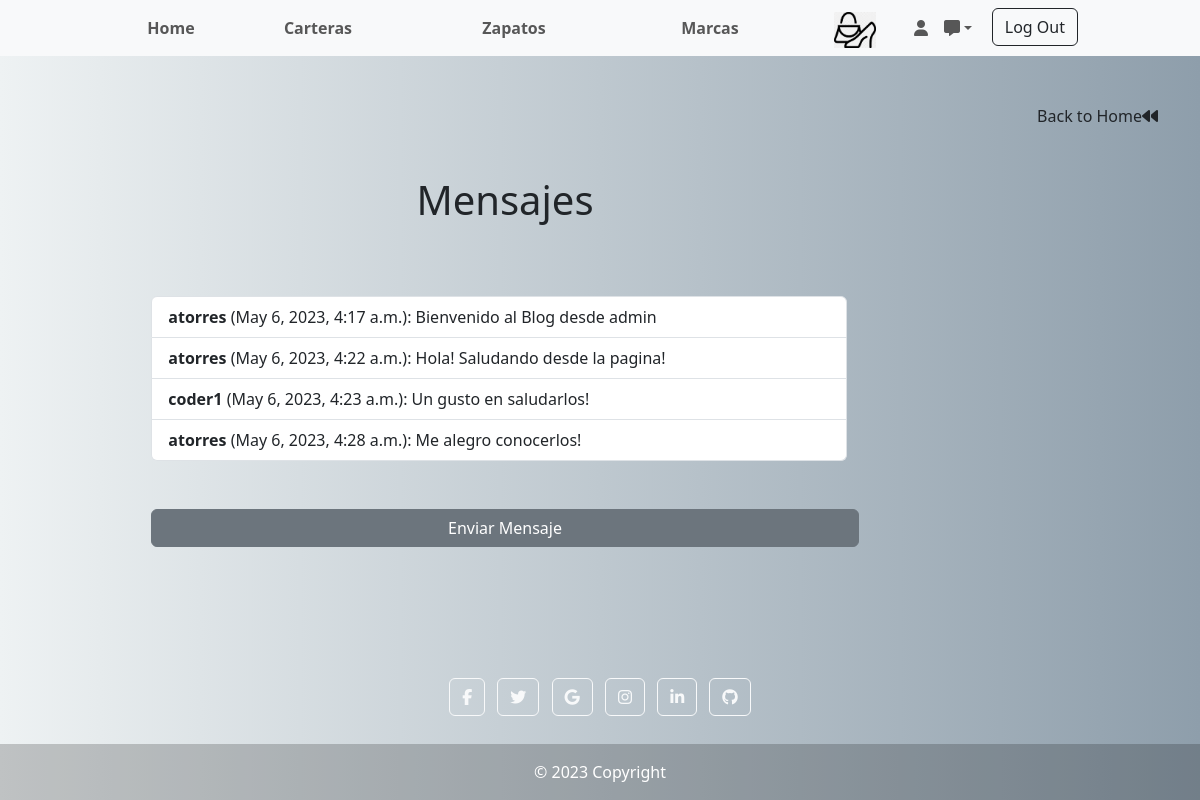
Page /tienda/ver_mensajes on the earlier database version.
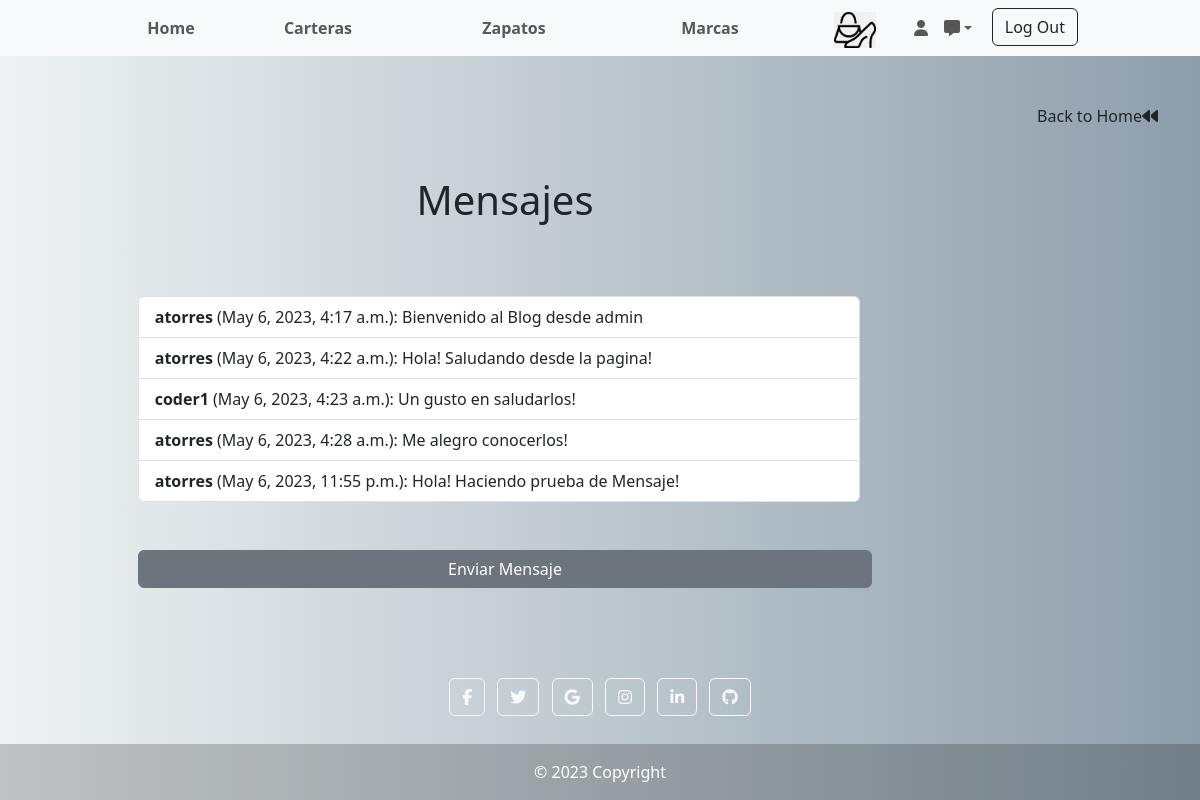
Same page on the later database version.
### tienda/models.py (models this page shows, shortened)
class Mensaje(models.Model):
    autor = models.ForeignKey(User, on_delete=models.CASCADE)
    fecha = models.DateTimeField(auto_now_add=True)
    contenido = models.TextField()

### tienda/views.py (the view)
# urls.py: path('ver_mensajes', views.ver_mensajes, name='ver_mensajes'),
def ver_mensajes(request):
    mensajes = Mensaje.objects.all().order_by('fecha')
    return render(request, 'ver_mensajes.html', {'mensajes': mensajes})

### templates/ver_mensajes.html (shortened to what this page needs)
{% extends 'layout_home.html' %}
{% load static %}
{% block next_content %}
<div class="container">
    <a class="nav-link text-end" href="{% url 'home' %}">Back to Home<i class="fa-solid fa-backward"></i> </a>
    <div class="row">
        <div class="col-sm-10">
            <div class="d-flex align-items-center flex-column">
                <h1 class="mb-0 text-align-center">Mensajes</h1>
                <div class="col-lg-6 mx-auto">
                </div>
                <div class="row reflexion justify-content-around align-items-center" style="padding-top:20px;">
                    <ul class="list-group">
                        {% for mensaje in mensajes %}
                          <li class="list-group-item">
                            <b>{{ mensaje.autor}}</b> ({{ mensaje.fecha }}):
                            {{ mensaje.contenido }}
                          </li>
                        {% empty %}
                          <li class="list-group-item">No hay mensajes aun</li>
                        {% endfor %}
                      </ul>
                    <div class="col-lg-6 mx-auto">
                    </div>
                    <a class="btn btn-secondary" href="{% url 'enviar_mensaje' %}" role="button">Enviar Mensaje</a>
                </div>
            </div>
        </div>
    </div>
</div>
{% endblock %}

Differences in the rows shown:
added Mensaje: autor "atorres", fecha "May 6, 2023, 11:55 p.m.", contenido "Hola! Haciendo prueba de Mensaje!"
